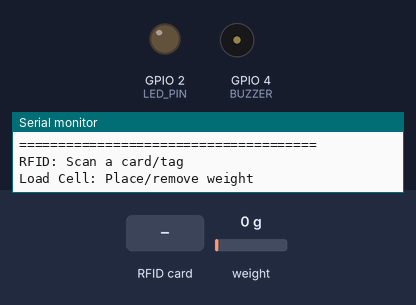
This sketch was run on a simulated ESP32. Shown: output pins drawn as LEDs (lit = HIGH), buzzer (waves = sounding, pin HIGH), the last lines printed to the serial monitor. Dashed ring = blinking. The inputs (shaded band) are chosen by the test bench; at power-on: weight on the scale 0 g.

Above: at 5.4 s.
5.5 s: weight on the scale set to 100 g
At 5.7 s:
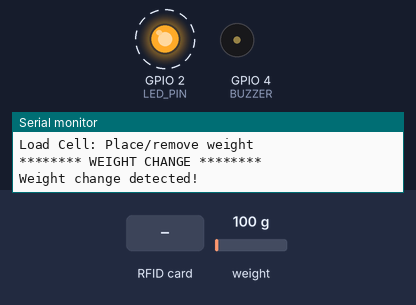
7.5 s: RFID card 5E 7A 19 C4 held to the reader
At 7.63 s:
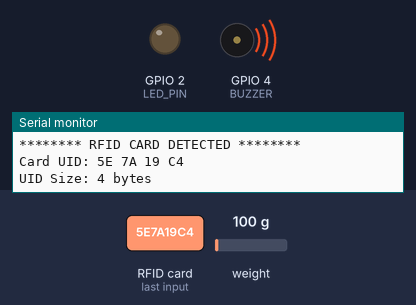
Timing chart, 0 to 10.5 s (numbered marks = the images above; inputs shaded):
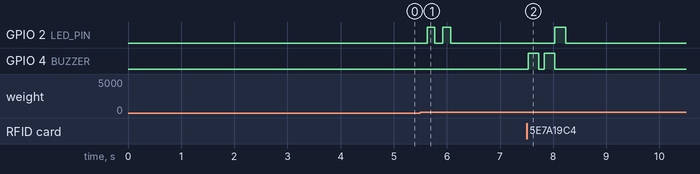

The sketch:

smart_retail.shelf.ino
```cpp
#include "HX711.h"
#include <SPI.h>
#include <MFRC522.h>

// ==========================================
// HX711
// ==========================================
#define HX711_DT 34
#define HX711_SCK 32

HX711 scale;

// ==========================================
// RFID MFRC522
// ==========================================
#define RFID_SS 5
#define RFID_RST 22

#define RFID_SCK 18
#define RFID_MISO 19
#define RFID_MOSI 23

MFRC522 rfid(RFID_SS, RFID_RST);

// ==========================================
// BUZZER
// ==========================================
#define BUZZER 4

// ==========================================
// BUILT-IN LED
// ==========================================
#define LED_PIN 2

// ==========================================
// VARIABLES
// ==========================================
long previousReading = 0;

void setup() {

  Serial.begin(115200);
  delay(1000);

  Serial.println();
  Serial.println("======================================");
  Serial.println("       SMART RETAIL SHELF TEST");
  Serial.println("======================================");

  // ======================================
  // LED
  // ======================================

  pinMode(LED_PIN, OUTPUT);
  digitalWrite(LED_PIN, LOW);

  // ======================================
  // BUZZER
  // ======================================

  pinMode(BUZZER, OUTPUT);
  digitalWrite(BUZZER, LOW);

  // ======================================
  // HX711
  // ======================================

  scale.begin(HX711_DT, HX711_SCK);

  Serial.println("HX711 initialized");

  if (scale.is_ready()) {

    Serial.println("HX711 is READY!");

  } else {

    Serial.println("ERROR: HX711 is NOT detected!");

  }

  Serial.println();
  Serial.println("Remove all weight from the load cell.");
  Serial.println("Taring...");

  delay(2000);

  scale.tare();

  Serial.println("Tare complete!");
  Serial.println("Place weight on the load cell.");
  Serial.println();

  if (scale.is_ready()) {
    previousReading = scale.read();
  }

  // ======================================
  // RFID
  // ======================================

  Serial.println("Starting RFID reader...");

  SPI.begin(
    RFID_SCK,
    RFID_MISO,
    RFID_MOSI,
    RFID_SS
  );

  rfid.PCD_Init();

  delay(100);

  byte version = rfid.PCD_ReadRegister(MFRC522::VersionReg);

  Serial.print("RFID Reader Version: 0x");
  Serial.println(version, HEX);

  if (version == 0x00 || version == 0xFF) {

    Serial.println("WARNING: RFID reader communication problem!");

  } else {

    Serial.println("RFID reader detected!");

  }

  Serial.println();
  Serial.println("======================================");
  Serial.println("SYSTEM READY");
  Serial.println("======================================");
  Serial.println("RFID: Scan a card/tag");
  Serial.println("Load Cell: Place/remove weight");
  Serial.println();
}


// ==========================================
// RFID FUNCTION
// ==========================================

void checkRFID() {

  if (!rfid.PICC_IsNewCardPresent()) {
    return;
  }

  if (!rfid.PICC_ReadCardSerial()) {
    return;
  }

  Serial.println();
  Serial.println("******** RFID CARD DETECTED ********");

  Serial.print("Card UID: ");

  for (byte i = 0; i < rfid.uid.size; i++) {

    if (rfid.uid.uidByte[i] < 0x10) {
      Serial.print("0");
    }

    Serial.print(rfid.uid.uidByte[i], HEX);
    Serial.print(" ");
  }

  Serial.println();

  Serial.print("UID Size: ");
  Serial.print(rfid.uid.size);
  Serial.println(" bytes");

  // ======================================
  // BUZZER
  // ======================================

  digitalWrite(BUZZER, HIGH);
  delay(200);

  digitalWrite(BUZZER, LOW);
  delay(100);

  digitalWrite(BUZZER, HIGH);
  delay(200);

  digitalWrite(BUZZER, LOW);

  // ======================================
  // LED BLINK
  // ======================================

  digitalWrite(LED_PIN, HIGH);
  delay(200);

  digitalWrite(LED_PIN, LOW);

  Serial.println("RFID accepted - Buzzer + LED activated");
  Serial.println("************************************");
  Serial.println();

  rfid.PICC_HaltA();
  rfid.PCD_StopCrypto1();

}


// ==========================================
// WEIGHT FUNCTION
// ==========================================

void checkWeight() {

  if (!scale.is_ready()) {
    return;
  }

  long reading = scale.read();

  long difference = reading - previousReading;

  // Detect significant weight change
  if (abs(difference) > 5000) {

    Serial.println();
    Serial.println("******** WEIGHT CHANGE ********");

    Serial.println("Weight change detected!");

    // ====================================
    // LED BLINK
    // ====================================

    digitalWrite(LED_PIN, HIGH);
    delay(150);

    digitalWrite(LED_PIN, LOW);
    delay(150);

    digitalWrite(LED_PIN, HIGH);
    delay(150);

    digitalWrite(LED_PIN, LOW);

    Serial.println("LED blinked");
    Serial.println("*******************************");
    Serial.println();

    previousReading = reading;
  }
}


// ==========================================
// MAIN LOOP
// ==========================================

void loop() {

  // Check RFID
  checkRFID();

  // Check weight
  checkWeight();

  delay(50);
}
```

Measured:
- after the input at 5.5 s, GPIO 2 (LED_PIN): alternates HIGH for 0.15 s and LOW for 0.15 s, 4 changes in all, then stays LOW, starting after 0.13 s
- after the input at 7.5 s, GPIO 2 (LED_PIN): LOW → HIGH after 0.53 s, → LOW 0.20 s later; GPIO 4 (BUZZER): alternates HIGH for 0.20 s and LOW for 0.10 s, 4 changes in all, then stays LOW, starting at once
